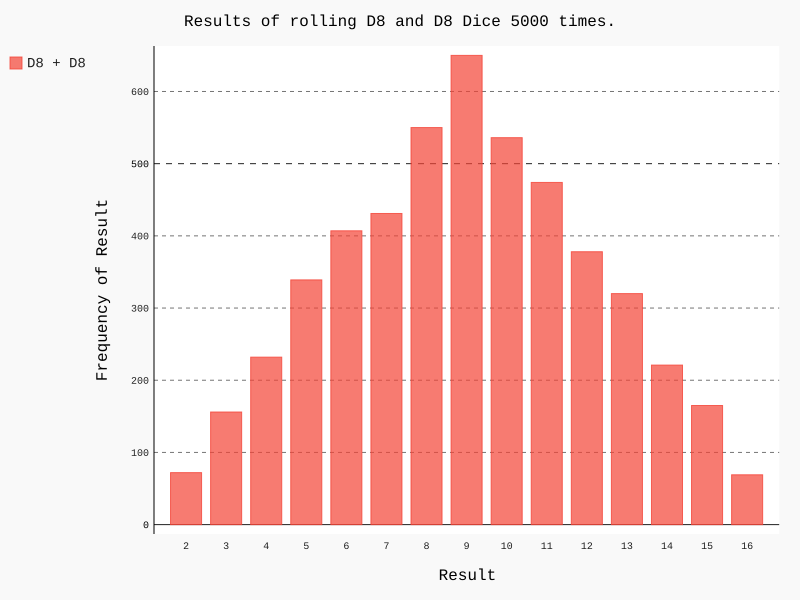

Reproduce this figure in Python.
#!/usr/bin/env python
# coding=utf-8
'''
Author       : 小鹿撞路
Date         : 2021-11-19 17:19:59
LastEditTime : 2021-11-19 20:17:34
LastEditors  : 小鹿撞路
Description  : 掷6面和10面骰子
FilePath     : \simple_database\dice_D8_D8.py
self_motto   : 倘若自己都不为自己活出自己的人生，那还有谁会为自己而活呢。
'''
import pygal

from die import Die

# 创建一个D6
die_1 = Die(8)
die_2 = Die(8)

# 掷几次骰子，并将结果储存在一个列表中
results = []
for roll_num in range(5000):
    result = die_1.roll() + die_2.roll()
    results.append(result)

# 分析结果
frequencies = []
max_result = die_1.num_sides + die_2.num_sides
for value in range(2, max_result+1):
    frequency = results.count(value)
    frequencies.append(frequency)

# 对结果进行可视化
hist = pygal.Bar()

hist.title = "Results of rolling D8 and D8 Dice 5000 times."
hist.x_labels = list(set([x1 + x2 for x1 in range(1, die_1.num_sides+1)
                     for x2 in range(1, die_2.num_sides+1)]))
hist.x_title = "Result"
hist.y_title = "Frequency of Result"

hist.add('D8 + D8', frequencies)
hist.render_to_file('dice_D8_D8.svg')
